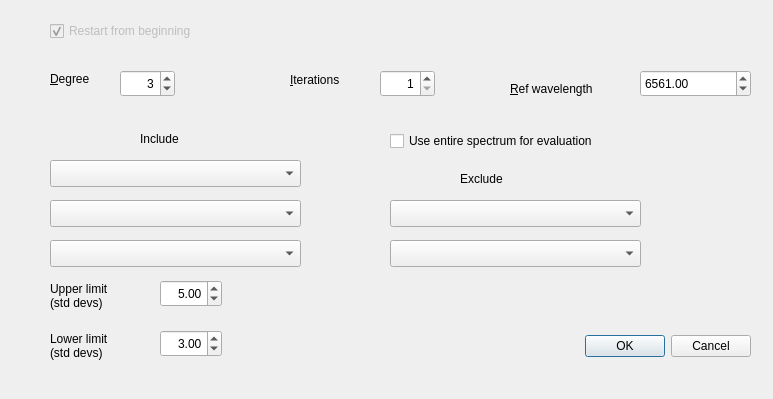
<?xml version="1.0" encoding="UTF-8"?>
<ui version="4.0">
 <class>contcalcdlg</class>
 <widget class="QDialog" name="contcalcdlg">
  <property name="geometry">
   <rect>
    <x>0</x>
    <y>0</y>
    <width>773</width>
    <height>399</height>
   </rect>
  </property>
  <property name="windowTitle">
   <string>Continuum calculations</string>
  </property>
  <widget class="QDialogButtonBox" name="buttonBox">
   <property name="geometry">
    <rect>
     <x>410</x>
     <y>330</y>
     <width>341</width>
     <height>32</height>
    </rect>
   </property>
   <property name="orientation">
    <enum>Qt::Horizontal</enum>
   </property>
   <property name="standardButtons">
    <set>QDialogButtonBox::Cancel|QDialogButtonBox::Ok</set>
   </property>
  </widget>
  <widget class="QCheckBox" name="entirespec">
   <property name="geometry">
    <rect>
     <x>390</x>
     <y>130</y>
     <width>261</width>
     <height>22</height>
    </rect>
   </property>
   <property name="toolTip">
    <string>Use the whole spectrum for evaluation rather than the
specified &quot;include&quot; ranges.

Note that the excluded ranges always apply.</string>
   </property>
   <property name="text">
    <string>Use entire spectrum for evaluation</string>
   </property>
  </widget>
  <widget class="QComboBox" name="inclrange2">
   <property name="geometry">
    <rect>
     <x>50</x>
     <y>200</y>
     <width>251</width>
     <height>27</height>
    </rect>
   </property>
   <property name="toolTip">
    <string>Possibly put a range to include here (if not using whole spectrum)</string>
   </property>
  </widget>
  <widget class="QComboBox" name="inclrange1">
   <property name="geometry">
    <rect>
     <x>50</x>
     <y>160</y>
     <width>251</width>
     <height>27</height>
    </rect>
   </property>
   <property name="toolTip">
    <string>Possibly put a range to include here (if not using whole spectrum)</string>
   </property>
  </widget>
  <widget class="QComboBox" name="exclrange1">
   <property name="geometry">
    <rect>
     <x>390</x>
     <y>200</y>
     <width>251</width>
     <height>27</height>
    </rect>
   </property>
   <property name="toolTip">
    <string>Possibly put a range to exclude here</string>
   </property>
  </widget>
  <widget class="QLabel" name="label_3">
   <property name="geometry">
    <rect>
     <x>140</x>
     <y>130</y>
     <width>62</width>
     <height>17</height>
    </rect>
   </property>
   <property name="text">
    <string>Include</string>
   </property>
  </widget>
  <widget class="QComboBox" name="inclrange3">
   <property name="geometry">
    <rect>
     <x>50</x>
     <y>240</y>
     <width>251</width>
     <height>27</height>
    </rect>
   </property>
   <property name="toolTip">
    <string>Possibly put a range to include here (if not using whole spectrum)</string>
   </property>
  </widget>
  <widget class="QComboBox" name="exclrange2">
   <property name="geometry">
    <rect>
     <x>390</x>
     <y>240</y>
     <width>251</width>
     <height>27</height>
    </rect>
   </property>
   <property name="toolTip">
    <string>Possibly put a range to exclude here</string>
   </property>
  </widget>
  <widget class="QLabel" name="label_4">
   <property name="geometry">
    <rect>
     <x>460</x>
     <y>170</y>
     <width>62</width>
     <height>17</height>
    </rect>
   </property>
   <property name="text">
    <string>Exclude</string>
   </property>
  </widget>
  <widget class="QDoubleSpinBox" name="lowerlim">
   <property name="geometry">
    <rect>
     <x>160</x>
     <y>330</y>
     <width>62</width>
     <height>27</height>
    </rect>
   </property>
   <property name="toolTip">
    <string>Gives the lower limit of acceptable standard deviations to
exclude from the intensity after each iteration.</string>
   </property>
   <property name="alignment">
    <set>Qt::AlignRight|Qt::AlignTrailing|Qt::AlignVCenter</set>
   </property>
   <property name="minimum">
    <double>0.010000000000000</double>
   </property>
   <property name="maximum">
    <double>10.000000000000000</double>
   </property>
   <property name="singleStep">
    <double>0.010000000000000</double>
   </property>
   <property name="value">
    <double>3.000000000000000</double>
   </property>
  </widget>
  <widget class="QLabel" name="label_2">
   <property name="geometry">
    <rect>
     <x>50</x>
     <y>320</y>
     <width>81</width>
     <height>51</height>
    </rect>
   </property>
   <property name="text">
    <string>Lower limit
(std devs)</string>
   </property>
  </widget>
  <widget class="QDoubleSpinBox" name="upperlim">
   <property name="geometry">
    <rect>
     <x>160</x>
     <y>280</y>
     <width>62</width>
     <height>27</height>
    </rect>
   </property>
   <property name="toolTip">
    <string>Gives the upper limit of acceptable standard deviations to
exclude from the intensity after each iteration.</string>
   </property>
   <property name="alignment">
    <set>Qt::AlignRight|Qt::AlignTrailing|Qt::AlignVCenter</set>
   </property>
   <property name="minimum">
    <double>0.010000000000000</double>
   </property>
   <property name="maximum">
    <double>10.000000000000000</double>
   </property>
   <property name="singleStep">
    <double>0.010000000000000</double>
   </property>
   <property name="value">
    <double>5.000000000000000</double>
   </property>
  </widget>
  <widget class="QLabel" name="label">
   <property name="geometry">
    <rect>
     <x>50</x>
     <y>280</y>
     <width>81</width>
     <height>31</height>
    </rect>
   </property>
   <property name="text">
    <string>Upper limit
(std devs)</string>
   </property>
  </widget>
  <widget class="QSpinBox" name="degree">
   <property name="geometry">
    <rect>
     <x>120</x>
     <y>70</y>
     <width>55</width>
     <height>27</height>
    </rect>
   </property>
   <property name="toolTip">
    <string>Set degree of poloynomial to fit</string>
   </property>
   <property name="layoutDirection">
    <enum>Qt::LeftToRight</enum>
   </property>
   <property name="alignment">
    <set>Qt::AlignRight|Qt::AlignTrailing|Qt::AlignVCenter</set>
   </property>
   <property name="maximum">
    <number>20</number>
   </property>
   <property name="value">
    <number>3</number>
   </property>
  </widget>
  <widget class="QLabel" name="label_5">
   <property name="geometry">
    <rect>
     <x>50</x>
     <y>70</y>
     <width>62</width>
     <height>17</height>
    </rect>
   </property>
   <property name="text">
    <string>&amp;Degree</string>
   </property>
   <property name="buddy">
    <cstring>degree</cstring>
   </property>
  </widget>
  <widget class="QSpinBox" name="iterations">
   <property name="geometry">
    <rect>
     <x>380</x>
     <y>70</y>
     <width>55</width>
     <height>27</height>
    </rect>
   </property>
   <property name="toolTip">
    <string>Set number of iterations to run before displaying</string>
   </property>
   <property name="layoutDirection">
    <enum>Qt::LeftToRight</enum>
   </property>
   <property name="alignment">
    <set>Qt::AlignRight|Qt::AlignTrailing|Qt::AlignVCenter</set>
   </property>
   <property name="minimum">
    <number>1</number>
   </property>
   <property name="maximum">
    <number>100</number>
   </property>
   <property name="value">
    <number>1</number>
   </property>
  </widget>
  <widget class="QLabel" name="label_6">
   <property name="geometry">
    <rect>
     <x>290</x>
     <y>70</y>
     <width>81</width>
     <height>20</height>
    </rect>
   </property>
   <property name="text">
    <string>&amp;Iterations</string>
   </property>
   <property name="buddy">
    <cstring>degree</cstring>
   </property>
  </widget>
  <widget class="QLabel" name="label_7">
   <property name="geometry">
    <rect>
     <x>510</x>
     <y>80</y>
     <width>111</width>
     <height>17</height>
    </rect>
   </property>
   <property name="text">
    <string>&amp;Ref wavelength</string>
   </property>
   <property name="buddy">
    <cstring>refwavel</cstring>
   </property>
  </widget>
  <widget class="QDoubleSpinBox" name="refwavel">
   <property name="geometry">
    <rect>
     <x>640</x>
     <y>70</y>
     <width>111</width>
     <height>27</height>
    </rect>
   </property>
   <property name="toolTip">
    <string>This is the reference wavelength to be subtracted from the wavelength
values rather than basing the whole polynomial in terms of 6000+ for X.</string>
   </property>
   <property name="minimum">
    <double>6000.000000000000000</double>
   </property>
   <property name="maximum">
    <double>6997.000000000000000</double>
   </property>
   <property name="value">
    <double>6561.000000000000000</double>
   </property>
  </widget>
  <widget class="QCheckBox" name="restart">
   <property name="enabled">
    <bool>false</bool>
   </property>
   <property name="geometry">
    <rect>
     <x>50</x>
     <y>20</y>
     <width>191</width>
     <height>22</height>
    </rect>
   </property>
   <property name="toolTip">
    <string>Restart the iterations from the beginning</string>
   </property>
   <property name="text">
    <string>Restart from beginning</string>
   </property>
   <property name="checked">
    <bool>true</bool>
   </property>
  </widget>
 </widget>
 <tabstops>
  <tabstop>restart</tabstop>
  <tabstop>degree</tabstop>
  <tabstop>iterations</tabstop>
  <tabstop>refwavel</tabstop>
  <tabstop>entirespec</tabstop>
  <tabstop>inclrange1</tabstop>
  <tabstop>inclrange2</tabstop>
  <tabstop>inclrange3</tabstop>
  <tabstop>exclrange1</tabstop>
  <tabstop>exclrange2</tabstop>
  <tabstop>upperlim</tabstop>
  <tabstop>lowerlim</tabstop>
  <tabstop>buttonBox</tabstop>
 </tabstops>
 <resources/>
 <connections>
  <connection>
   <sender>buttonBox</sender>
   <signal>accepted()</signal>
   <receiver>contcalcdlg</receiver>
   <slot>accept()</slot>
   <hints>
    <hint type="sourcelabel">
     <x>628</x>
     <y>304</y>
    </hint>
    <hint type="destinationlabel">
     <x>157</x>
     <y>274</y>
    </hint>
   </hints>
  </connection>
  <connection>
   <sender>buttonBox</sender>
   <signal>rejected()</signal>
   <receiver>contcalcdlg</receiver>
   <slot>reject()</slot>
   <hints>
    <hint type="sourcelabel">
     <x>696</x>
     <y>310</y>
    </hint>
    <hint type="destinationlabel">
     <x>286</x>
     <y>274</y>
    </hint>
   </hints>
  </connection>
 </connections>
</ui>
